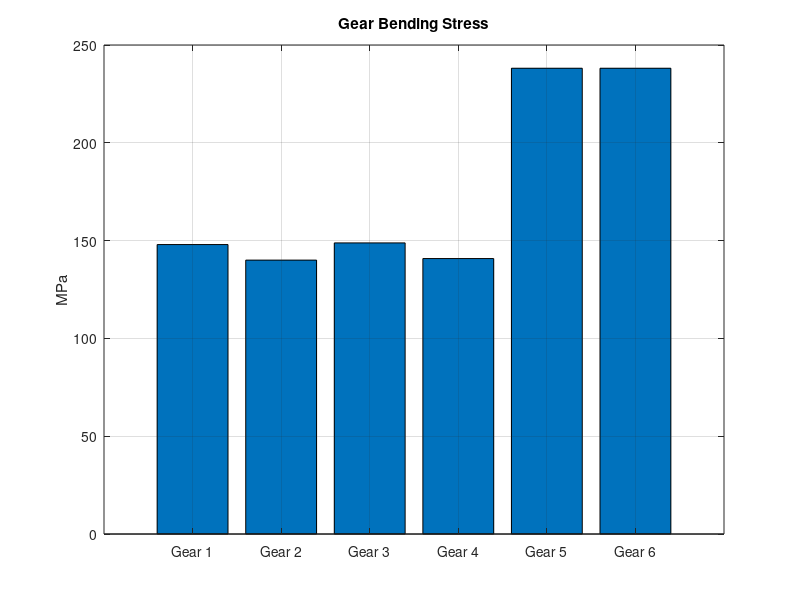
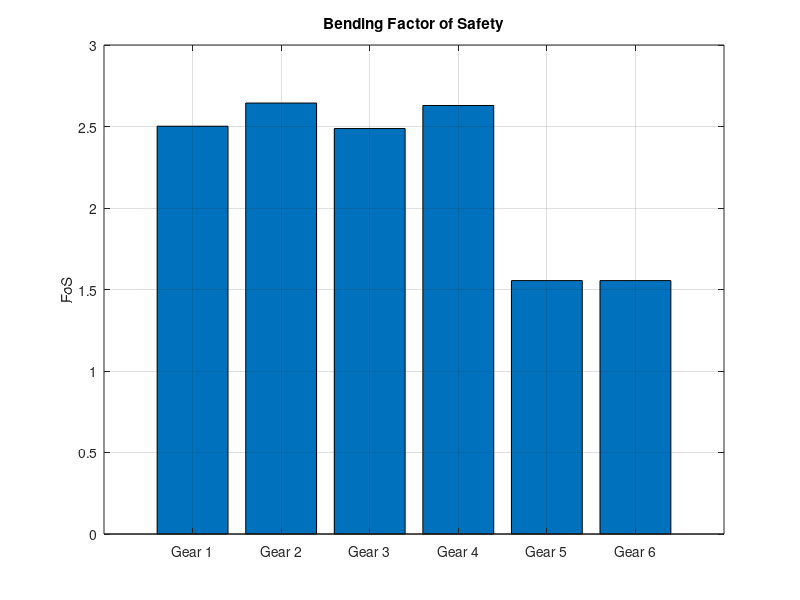
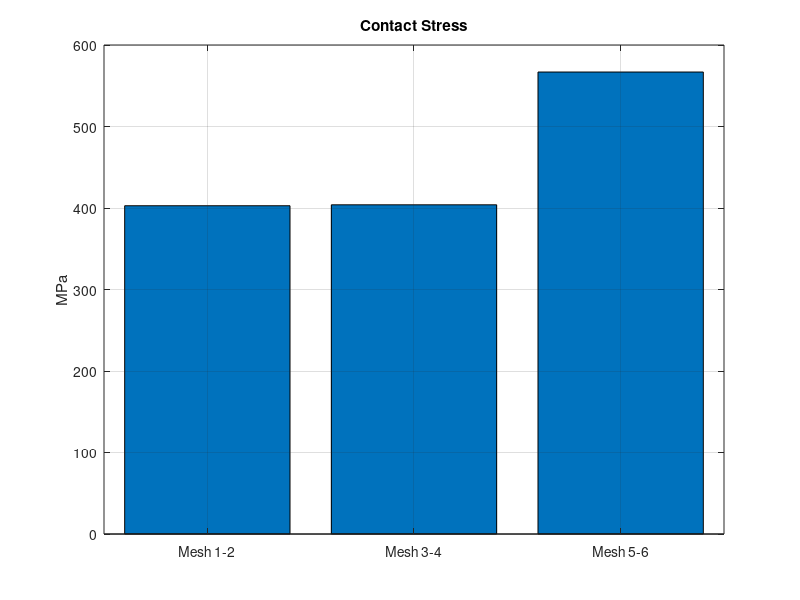
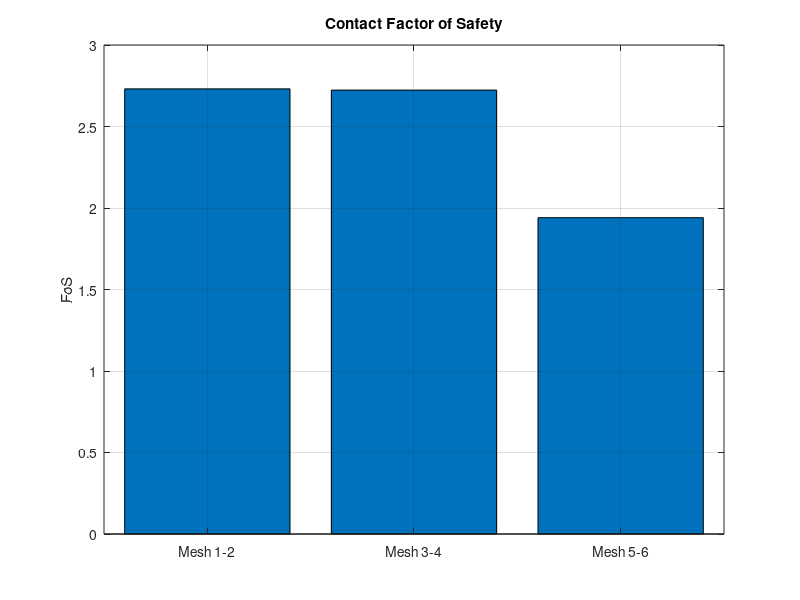

These charts were generated, in order, by the following MATLAB code: (Note: this script raises an error after producing the figures.)
clc
clear
close all

%% ============================================================
% UPDATED GEAR ANALYSIS - MOCK CARBURIZED MATERIAL
%% ============================================================

%% INPUT DATA

gear_names = {'Gear 1','Gear 2','Gear 3','Gear 4','Gear 5','Gear 6'};

% Teeth
N = [45, 72, 45, 72, 45, 45];

% Module [mm]
m = 3.5;

% Pressure angle
phi_deg = 20;
phi = deg2rad(phi_deg);

% Pitch diameters [mm]
d_mm = [157.5, 252, 157.5, 252, 157.5, 157.5];

% UPDATED face widths [mm]
b_mm = [55, 55, 87.5, 87.5, 87.5, 87.5];

% Torque distribution [N*m]
T_Nm = [300, 480, 480, 768, 768, 768];

% Gear meshes
pairs = [1 2;
         3 4;
         5 6];

pair_names = {'Mesh 1-2','Mesh 3-4','Mesh 5-6'};

%% ============================================================
% MATERIAL (UPDATED)
%% ============================================================

Sut = 1234;   % MPa
Sy  = 986;    % MPa

% Allowables (same model you were using)
sigma_b_allow = 0.30 * Sut;   % bending allowable
sigma_c_allow = 1100;         % contact allowable

%% ============================================================
% FACTORS (kept simple)
%% ============================================================

K_total = 1.0;

%% ============================================================
% LEWIS FORM FACTOR
%% ============================================================

Y = 0.154 - 0.912 ./ N;

%% ============================================================
% TANGENTIAL LOAD
%% ============================================================

d_m = d_mm / 1000;
Wt = 2 .* T_Nm ./ d_m;

%% ============================================================
% BENDING STRESS
%% ============================================================

sigma_b = (Wt .* K_total) ./ (b_mm .* m .* Y);
FoS_bending = sigma_b_allow ./ sigma_b;

%% ============================================================
% CONTACT STRESS
%% ============================================================

Ze = 191;   % steel-steel

sigma_c = zeros(size(pairs,1),1);
FoS_contact = zeros(size(pairs,1),1);
I_geom = zeros(size(pairs,1),1);

for i = 1:size(pairs,1)

    p = pairs(i,1);
    g = pairs(i,2);

    Q = N(g) / N(p);
    I_geom(i) = (cos(phi) * sin(phi) / 2) * (Q / (Q + 1));

    Wt_pair = Wt(p);

    b_pair = b_mm(p);
    d_pair = d_mm(p);

    sigma_c(i) = Ze * sqrt( (Wt_pair * K_total) / (b_pair * d_pair * I_geom(i)) );
    FoS_contact(i) = sigma_c_allow / sigma_c(i);

end

%% ============================================================
% PRINT RESULTS
%% ============================================================

fprintf('\n====================================================\n');
fprintf('UPDATED GEAR ANALYSIS (MOCK CARBURIZED)\n');
fprintf('====================================================\n');

fprintf('Allowable bending stress = %.2f MPa\n\n', sigma_b_allow);

for i = 1:length(N)

    fprintf('%s:\n', gear_names{i});
    fprintf('  Bending stress = %.2f MPa\n', sigma_b(i));
    fprintf('  Bending FoS    = %.2f\n\n', FoS_bending(i));

end

fprintf('====================================================\n');
fprintf('CONTACT RESULTS\n');
fprintf('====================================================\n');

for i = 1:size(pairs,1)

    fprintf('%s:\n', pair_names{i});
    fprintf('  Contact stress = %.2f MPa\n', sigma_c(i));
    fprintf('  Contact FoS    = %.2f\n\n', FoS_contact(i));

end

%% ============================================================
% CRITICAL RESULTS
%% ============================================================

[min_bend_FoS, idx_bend] = min(FoS_bending);
[min_cont_FoS, idx_cont] = min(FoS_contact);

fprintf('====================================================\n');
fprintf('CRITICAL RESULTS\n');
fprintf('====================================================\n');

fprintf('Critical gear (bending): %s\n', gear_names{idx_bend});
fprintf('Min bending FoS        : %.2f\n\n', min_bend_FoS);

fprintf('Critical mesh (contact): %s\n', pair_names{idx_cont});
fprintf('Min contact FoS        : %.2f\n', min_cont_FoS);

%% ============================================================
% PLOTS
%% ============================================================

figure
bar(sigma_b)
title('Gear Bending Stress')
ylabel('MPa')
set(gca,'XTickLabel',gear_names)
grid on

figure
bar(FoS_bending)
title('Bending Factor of Safety')
ylabel('FoS')
set(gca,'XTickLabel',gear_names)
grid on

figure
bar(sigma_c)
title('Contact Stress')
ylabel('MPa')
set(gca,'XTickLabel',pair_names)
grid on

figure
bar(FoS_contact)
title('Contact Factor of Safety')
ylabel('FoS')
set(gca,'XTickLabel',pair_names)
grid on



%%%%%%%%%%%%%%%%%%%%%%%%%%%%%
%%%%%%% S-N Diagrams %%%%%%%%
%%%%%%%%%%%%%%%%%%%%%%%%%%%%%
%% ============================================================
% S-N DIAGRAM FOR GEARS (FATIGUE)
%% ============================================================

figure
hold on
grid on
set(gca,'XScale','log','YScale','log')

title('S-N Diagram for Gear Material (Mock Carburized)')
xlabel('Number of Cycles (N)')
ylabel('Stress Amplitude [MPa]')

% Material properties
Sut = 1234;   % MPa

% Define key fatigue points
N1 = 1e3;
S1 = 0.9 * Sut;

N2 = 1e6;
Se = 0.5 * Sut;

% Create S-N curve
N_curve = logspace(3,7,200);

% Basquin equation fit
b = (log10(Se) - log10(S1)) / (log10(N2) - log10(N1));
a = S1 / (N1^b);

S_curve = a * (N_curve.^b);

% Plot S-N curve
plot(N_curve, S_curve, 'LineWidth', 2)

% Plot endurance limit line
yline(Se, '--', 'Endurance Limit')

%% ============================================================
% PLOT EACH GEAR OPERATING POINT
%% ============================================================

% Assume design life (you can change this)
N_operating = 1e6;

for i = 1:length(sigma_b)
    
    scatter(N_operating, sigma_b(i), 80, 'filled')
    text(N_operating*1.1, sigma_b(i), gear_names{i})
    
end

legend('S-N Curve','Endurance Limit','Gear Operating Points')
